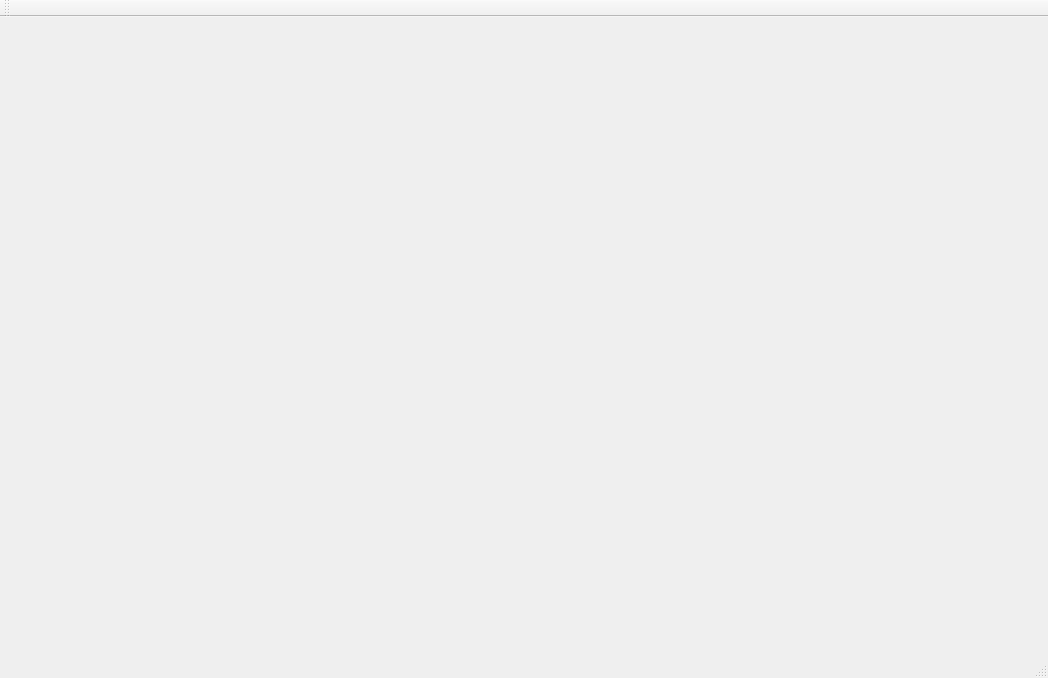
<?xml version="1.0" encoding="UTF-8"?>
<ui version="4.0">
 <class>PiYingClass</class>
 <widget class="QMainWindow" name="PiYingClass">
  <property name="geometry">
   <rect>
    <x>0</x>
    <y>0</y>
    <width>1048</width>
    <height>678</height>
   </rect>
  </property>
  <property name="windowTitle">
   <string>PiYing</string>
  </property>
  <widget class="QWidget" name="centralWidget">
   <property name="autoFillBackground">
    <bool>true</bool>
   </property>
  </widget>
  <widget class="QMenuBar" name="menuBar">
   <property name="geometry">
    <rect>
     <x>0</x>
     <y>0</y>
     <width>1048</width>
     <height>21</height>
    </rect>
   </property>
  </widget>
  <widget class="QToolBar" name="mainToolBar">
   <attribute name="toolBarArea">
    <enum>TopToolBarArea</enum>
   </attribute>
   <attribute name="toolBarBreak">
    <bool>false</bool>
   </attribute>
  </widget>
  <widget class="QStatusBar" name="statusBar"/>
 </widget>
 <layoutdefault spacing="6" margin="11"/>
 <resources>
  <include location="PiYing.qrc"/>
 </resources>
 <connections/>
</ui>
